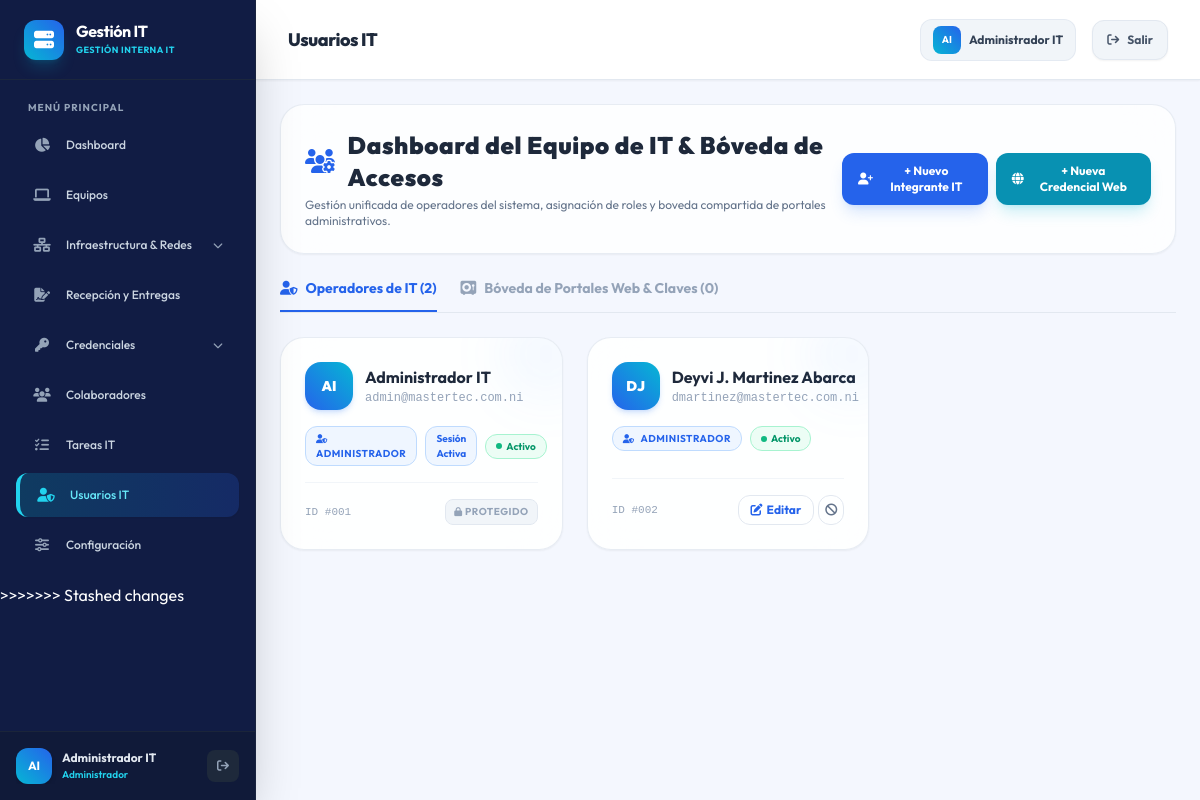
The app's page /modules/usuarios/index.php (signed in) with its own data.
### tables this page shows
CREATE TABLE IF NOT EXISTS `equipo_it` (
    `id` INT AUTO_INCREMENT PRIMARY KEY,
    `nombre` VARCHAR(100) NOT NULL,
    `email` VARCHAR(100) NOT NULL UNIQUE,
    `password_hash` VARCHAR(255) NOT NULL,
    `rol` ENUM('Administrador', 'Soporte', 'Desarrollo') DEFAULT 'Soporte',
    `estado` ENUM('Activo', 'Inactivo') DEFAULT 'Activo'
);

### modules/usuarios/index.php (the view, shortened to what this page needs)
<?php
$db = Database::getConexion();
$tab = $_GET['tab'] ?? 'equipo';
try {
    $stmt = $db->query("SELECT * FROM equipo_it ORDER BY id ASC");
    $usuarios = $stmt->fetchAll(PDO::FETCH_ASSOC);
} catch (Exception $e) {
    die("Error al consultar equipo de IT: " . $e->getMessage());
}
try {
    $cred_web = [];
} catch (Exception $e) {
    $cred_web = [];
}
require_once __DIR__ . '/../../includes/header.php';
?>
<div class="space-y-6 animate-fade-in-up">
    <div class="flex flex-col md:flex-row md:items-center justify-between gap-4 bg-white/80 backdrop-blur-xl p-6 rounded-3xl border border-slate-200/80 shadow-sm">
        <div>
            <h2 class="text-2xl font-black text-slate-800 tracking-wide flex items-center gap-3">
                <i class="fa-solid fa-users-gear text-blue-600"></i>
                Dashboard del Equipo de IT & Bóveda de Accesos
            </h2>
            <p class="text-xs text-slate-500 mt-1">Gestión unificada de operadores del sistema, asignación de roles y boveda compartida de portales administrativos.</p>
        </div>
        <div class="flex items-center gap-2">
            <button onclick="document.getElementById('modalNuevoUsuario').classList.remove('hidden')" class="px-4 py-2.5 rounded-xl bg-blue-600 hover:bg-blue-700 text-white font-bold text-xs shadow-lg shadow-blue-500/20 transition flex items-center gap-2">
                <i class="fa-solid fa-user-plus"></i> + Nuevo Integrante IT
            </button>
            <button onclick="document.getElementById('modalNuevaCredWeb').classList.remove('hidden')" class="px-4 py-2.5 rounded-xl bg-cyan-600 hover:bg-cyan-700 text-white font-bold text-xs shadow-lg shadow-cyan-500/20 transition flex items-center gap-2">
                <i class="fa-solid fa-globe"></i> + Nueva Credencial Web
            </button>
        </div>
    </div>
    <div class="flex border-b border-slate-200 gap-6 text-sm font-bold">
        <a href="?tab=equipo" class="pb-3 flex items-center gap-2 border-b-2 transition <?= $tab === 'equipo' ? 'border-blue-600 text-blue-600' : 'border-transparent text-slate-400 hover:text-slate-600' ?>">
            <i class="fa-solid fa-user-shield"></i> Operadores de IT (<?= count($usuarios) ?>)
        </a>
        <a href="?tab=boveda" class="pb-3 flex items-center gap-2 border-b-2 transition <?= $tab === 'boveda' ? 'border-cyan-600 text-cyan-600' : 'border-transparent text-slate-400 hover:text-slate-600' ?>">
            <i class="fa-solid fa-vault"></i> Bóveda de Portales Web & Claves (<?= count($cred_web) ?>)
        </a>
    </div>
    <?php if ($tab === 'equipo'): ?>
        <div class="grid grid-cols-1 md:grid-cols-2 lg:grid-cols-3 gap-6">
            <?php foreach ($usuarios as $user):
                $isMainAdmin = ($user['id'] == 1 || strtolower(trim($user['nombre'])) === 'administrador it' || $user['email'] === 'admin@mastertec.com.ni');
                $isSelf = ($user['id'] == $_SESSION['user_id']);
                $palabras = explode(' ', $user['nombre']);
                $iniciales = isset($palabras[0]) ? strtoupper(substr($palabras[0], 0, 1)) : 'U';
                if (isset($palabras[1])) $iniciales .= strtoupper(substr($palabras[1], 0, 1));
                $roleBadge = 'bg-slate-100 text-slate-700 border-slate-200';
                if ($user['rol'] === 'Administrador') $roleBadge = 'bg-blue-50 text-blue-600 border-blue-200';
                elseif ($user['rol'] === 'Desarrollo') $roleBadge = 'bg-purple-50 text-purple-600 border-purple-200';
                elseif ($user['rol'] === 'Soporte') $roleBadge = 'bg-emerald-50 text-emerald-600 border-emerald-200';
            ?>
                <div class="bg-white/90 backdrop-blur-xl rounded-3xl p-6 border border-slate-200/80 shadow-sm hover:shadow-md hover:border-blue-300 transition-all duration-300 flex flex-col justify-between relative group overflow-hidden">
                    <div class="absolute -right-8 -top-8 w-24 h-24 rounded-full bg-blue-500/5 blur-xl group-hover:scale-150 transition-transform"></div>
                    <div>
                        <div class="flex items-start justify-between gap-3 mb-4">
                            <div class="flex items-center gap-3">
                                <div class="h-12 w-12 rounded-2xl bg-gradient-to-tr from-blue-600 to-cyan-500 text-white flex items-center justify-center font-black text-sm shadow-md shadow-blue-500/20 shrink-0">
                                    <?= $iniciales ?>
                                </div>
                                <div>
                                    <h3 class="font-bold text-base text-slate-800 leading-snug flex items-center gap-2">
                                        <?= htmlspecialchars($user['nombre']) ?>
                                    </h3>
                                    <p class="text-xs text-slate-400 font-mono mt-0.5"><?= htmlspecialchars($user['email']) ?></p>
                                </div>
                            </div>
                        </div>
                        <div class="flex items-center gap-2 mb-4">
                            <span class="px-2.5 py-1 rounded-xl text-[10px] font-bold uppercase tracking-wider border <?= $roleBadge ?>">
                                <i class="fa-solid fa-user-shield text-[9px] mr-1"></i> <?= htmlspecialchars($user['rol']) ?>
                            </span>
                            <?php if ($isSelf): ?>
                                <span class="px-2.5 py-1 rounded-xl text-[10px] font-bold bg-blue-50 text-blue-600 border border-blue-200">
                                    Sesión Activa
                                </span>
                            <?php endif; ?>
                            <?php if ($user['estado'] === 'Activo'): ?>
                                <span class="px-2.5 py-1 rounded-xl text-[10px] font-bold bg-emerald-50 text-emerald-600 border border-emerald-200 flex items-center gap-1">
                                    <span class="h-1.5 w-1.5 rounded-full bg-emerald-500 animate-pulse"></span> Activo
                                </span>
                            <?php else: ?>
                                <span class="px-2.5 py-1 rounded-xl text-[10px] font-bold bg-rose-50 text-rose-600 border border-rose-200">
                                    Inactivo
                                </span>
                            <?php endif; ?>
                        </div>
                    </div>
                    <div class="pt-4 border-t border-slate-100 flex items-center justify-between text-xs">
                        <span class="text-slate-400 font-mono text-[11px]">ID #<?= str_pad($user['id'], 3, '0', STR_PAD_LEFT) ?></span>
                        <div class="flex items-center gap-1">
                            <?php if (!$isMainAdmin): ?>
                                <button onclick='abrirModalEditar(<?= json_encode($user, JSON_HEX_APOS | JSON_HEX_QUOT) ?>)'
                                        class="px-3 py-1.5 rounded-xl text-blue-600 hover:bg-blue-50 border border-slate-200 text-xs font-bold transition flex items-center gap-1">
                                    <i class="fa-solid fa-pen-to-square"></i> Editar
                                </button>
                                <?php if (!$isSelf): ?>
                                    <form autocomplete="off" action="estado.php" method="POST" class="inline" onsubmit="return confirm('¿Desea cambiar el estado operativo de este usuario?');">
                                        <button type="submit" class="p-1.5 rounded-xl border border-slate-200 text-slate-500 hover:text-rose-600 hover:bg-rose-50 transition" title="Cambiar Estado">
                                            <i class="fa-solid fa-ban"></i>
                                        </button>
                                    </form>
                                <?php endif; ?>
                            <?php else: ?>
                                <span class="text-[10px] font-bold uppercase tracking-wider text-slate-400 bg-slate-100 px-2 py-1 rounded-lg border border-slate-200">
                                    <i class="fa-solid fa-lock text-[9px]"></i> Protegido
                                </span>
                            <?php endif; ?>
                        </div>
                    </div>
                </div>
            <?php endforeach; ?>
        </div>
    <?php endif; ?>
</div>
<?php require_once __DIR__ . '/../../includes/footer.php'; ?>

### assets/css/styles.css (style rules this page uses)
:root { --bg-dark-base: #0b0f19; --bg-dark-card: #151d30; --bg-dark-nav: #0e1524; --accent-blue: #3b82f6; --accent-cyan: #06b6d4; --accent-emerald: #10b981; --accent-rose: #f43f5e; --accent-amber: #f59e0b; --text-primary: #f3f4f6; --text-secondary: #9ca3af; --text-muted: #6b7280; --border-color: rgba(255, 255, 255, 0.06); --border-color-glow: rgba(59, 130, 246, 0.2); }
body { font-family: "Outfit", sans-serif; background-color: var(--bg-dark-base); color: var(--text-primary); overflow-x: hidden; }

### records on screen
equipo_it: nombre "AI", nombre "Administrador IT", email "admin@mastertec.com.ni", rol "ADMINISTRADOR", shows "Sesión Activa", estado "Activo" (drawn), id "001", shows "PROTEGIDO"
equipo_it: nombre "DJ", nombre "Deyvi J. Martinez Abarca", email "dmartinez@mastertec.com.ni", rol "ADMINISTRADOR", estado "Activo" (drawn), id "002"

### other values on screen
$system_name "Gestión IT"
$item['label'] "Dashboard"
$item['label'] "Equipos"
$item['label'] "Infraestructura & Redes"
$item['label'] "Recepción y Entregas"
$item['label'] "Credenciales"
$item['label'] "Colaboradores"
$item['label'] "Tareas IT"
$item['label'] "Usuarios IT"
$item['label'] "Configuración"
$iniciales "AI"
$_SESSION['user_nombre'] "Administrador IT"
$_SESSION['user_rol'] "Administrador"
$topbar_title "Usuarios IT"
count($usuarios) "2"
